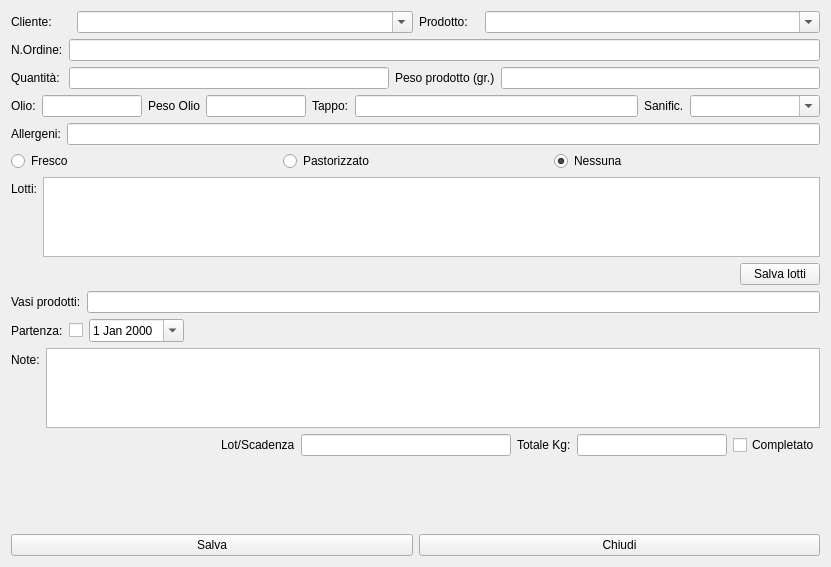
<?xml version="1.0" encoding="UTF-8"?>
<ui version="4.0">
 <class>HModifyRow</class>
 <widget class="QWidget" name="HModifyRow">
  <property name="windowModality">
   <enum>Qt::ApplicationModal</enum>
  </property>
  <property name="geometry">
   <rect>
    <x>0</x>
    <y>0</y>
    <width>831</width>
    <height>567</height>
   </rect>
  </property>
  <property name="windowTitle">
   <string>Modifica Riga lavorazione</string>
  </property>
  <property name="windowIcon">
   <iconset resource="icons.qrc">
    <normaloff>:/Resources/Pencil.PNG</normaloff>:/Resources/Pencil.PNG</iconset>
  </property>
  <layout class="QVBoxLayout" name="verticalLayout_3">
   <item>
    <layout class="QHBoxLayout" name="horizontalLayout_4">
     <item>
      <widget class="QLabel" name="label_2">
       <property name="maximumSize">
        <size>
         <width>60</width>
         <height>16777215</height>
        </size>
       </property>
       <property name="text">
        <string>Cliente:</string>
       </property>
      </widget>
     </item>
     <item>
      <widget class="QComboBox" name="cbCliente">
       <property name="editable">
        <bool>true</bool>
       </property>
       <property name="insertPolicy">
        <enum>QComboBox::NoInsert</enum>
       </property>
      </widget>
     </item>
     <item>
      <widget class="QLabel" name="label_3">
       <property name="maximumSize">
        <size>
         <width>60</width>
         <height>16777215</height>
        </size>
       </property>
       <property name="text">
        <string>Prodotto:</string>
       </property>
      </widget>
     </item>
     <item>
      <widget class="QComboBox" name="cbProdotto">
       <property name="editable">
        <bool>true</bool>
       </property>
       <property name="insertPolicy">
        <enum>QComboBox::NoInsert</enum>
       </property>
      </widget>
     </item>
    </layout>
   </item>
   <item>
    <layout class="QFormLayout" name="formLayout">
     <item row="0" column="0">
      <widget class="QLabel" name="label_9">
       <property name="text">
        <string>N.Ordine:</string>
       </property>
      </widget>
     </item>
     <item row="0" column="1">
      <widget class="QLineEdit" name="leNumOrd"/>
     </item>
    </layout>
   </item>
   <item>
    <layout class="QGridLayout" name="gridLayout_4">
     <item row="0" column="0">
      <widget class="QLabel" name="label">
       <property name="text">
        <string>Quantità: </string>
       </property>
      </widget>
     </item>
     <item row="0" column="5">
      <widget class="QLabel" name="label_4">
       <property name="text">
        <string>Peso prodotto (gr.)</string>
       </property>
      </widget>
     </item>
     <item row="0" column="4">
      <widget class="QLineEdit" name="leQuant"/>
     </item>
     <item row="0" column="6">
      <widget class="QLineEdit" name="leVaso"/>
     </item>
    </layout>
   </item>
   <item>
    <layout class="QGridLayout" name="gridLayout_3">
     <item row="0" column="3">
      <widget class="QLineEdit" name="leSpecificaOlio">
       <property name="maximumSize">
        <size>
         <width>100</width>
         <height>16777215</height>
        </size>
       </property>
      </widget>
     </item>
     <item row="0" column="6">
      <widget class="QLabel" name="label_8">
       <property name="maximumSize">
        <size>
         <width>80</width>
         <height>16777215</height>
        </size>
       </property>
       <property name="text">
        <string>Sanific.</string>
       </property>
      </widget>
     </item>
     <item row="0" column="2">
      <widget class="QLabel" name="label_12">
       <property name="text">
        <string>Peso Olio</string>
       </property>
      </widget>
     </item>
     <item row="0" column="1">
      <widget class="QLineEdit" name="leOlio">
       <property name="maximumSize">
        <size>
         <width>100</width>
         <height>16777215</height>
        </size>
       </property>
      </widget>
     </item>
     <item row="0" column="4">
      <widget class="QLabel" name="label_5">
       <property name="maximumSize">
        <size>
         <width>60</width>
         <height>16777215</height>
        </size>
       </property>
       <property name="text">
        <string>Tappo:</string>
       </property>
      </widget>
     </item>
     <item row="0" column="7">
      <widget class="QComboBox" name="cbSanty">
       <property name="sizePolicy">
        <sizepolicy hsizetype="Fixed" vsizetype="Fixed">
         <horstretch>0</horstretch>
         <verstretch>0</verstretch>
        </sizepolicy>
       </property>
       <property name="minimumSize">
        <size>
         <width>130</width>
         <height>0</height>
        </size>
       </property>
       <property name="editable">
        <bool>true</bool>
       </property>
       <property name="currentText">
        <string/>
       </property>
      </widget>
     </item>
     <item row="0" column="0">
      <widget class="QLabel" name="label_6">
       <property name="maximumSize">
        <size>
         <width>60</width>
         <height>16777215</height>
        </size>
       </property>
       <property name="text">
        <string>Olio:</string>
       </property>
      </widget>
     </item>
     <item row="0" column="5">
      <widget class="QLineEdit" name="leTappo"/>
     </item>
    </layout>
   </item>
   <item>
    <layout class="QFormLayout" name="formLayout_2">
     <item row="0" column="0">
      <widget class="QLabel" name="label_10">
       <property name="text">
        <string>Allergeni:</string>
       </property>
      </widget>
     </item>
     <item row="0" column="1">
      <widget class="QLineEdit" name="leAllergeni"/>
     </item>
    </layout>
   </item>
   <item>
    <layout class="QGridLayout" name="gridLayout_2">
     <item row="0" column="0">
      <widget class="QRadioButton" name="rbFresh">
       <property name="text">
        <string>Fresco</string>
       </property>
       <property name="checked">
        <bool>false</bool>
       </property>
      </widget>
     </item>
     <item row="0" column="1">
      <widget class="QRadioButton" name="rbPastorized">
       <property name="text">
        <string>Pastorizzato</string>
       </property>
      </widget>
     </item>
     <item row="0" column="2">
      <widget class="QRadioButton" name="rbNone">
       <property name="text">
        <string>Nessuna</string>
       </property>
       <property name="checked">
        <bool>true</bool>
       </property>
      </widget>
     </item>
    </layout>
   </item>
   <item>
    <layout class="QVBoxLayout" name="verticalLayout_2">
     <item>
      <layout class="QVBoxLayout" name="verticalLayout">
       <item>
        <layout class="QFormLayout" name="formLayout_4">
         <item row="0" column="0">
          <widget class="QLabel" name="label_14">
           <property name="text">
            <string>Lotti:</string>
           </property>
          </widget>
         </item>
         <item row="0" column="1">
          <widget class="QPlainTextEdit" name="ptLotti">
           <property name="maximumSize">
            <size>
             <width>16777215</width>
             <height>80</height>
            </size>
           </property>
          </widget>
         </item>
        </layout>
       </item>
       <item>
        <layout class="QHBoxLayout" name="horizontalLayout_2">
         <item>
          <spacer name="horizontalSpacer_2">
           <property name="orientation">
            <enum>Qt::Horizontal</enum>
           </property>
           <property name="sizeHint" stdset="0">
            <size>
             <width>40</width>
             <height>20</height>
            </size>
           </property>
          </spacer>
         </item>
         <item>
          <widget class="QPushButton" name="pbSaveLots">
           <property name="text">
            <string>Salva lotti</string>
           </property>
           <property name="icon">
            <iconset resource="icons.qrc">
             <normaloff>:/Resources/save-icon.png</normaloff>:/Resources/save-icon.png</iconset>
           </property>
          </widget>
         </item>
        </layout>
       </item>
      </layout>
     </item>
     <item>
      <layout class="QHBoxLayout" name="horizontalLayout_3">
       <item>
        <widget class="QLabel" name="label_15">
         <property name="text">
          <string>Vasi prodotti:</string>
         </property>
        </widget>
       </item>
       <item>
        <widget class="QLineEdit" name="leVasiProdotti"/>
       </item>
      </layout>
     </item>
    </layout>
   </item>
   <item>
    <layout class="QHBoxLayout" name="horizontalLayout_5">
     <item>
      <widget class="QLabel" name="label_16">
       <property name="text">
        <string>Partenza:</string>
       </property>
      </widget>
     </item>
     <item>
      <widget class="QCheckBox" name="cbPartenza">
       <property name="text">
        <string/>
       </property>
      </widget>
     </item>
     <item>
      <widget class="QDateEdit" name="dePartenza">
       <property name="specialValueText">
        <string/>
       </property>
       <property name="calendarPopup">
        <bool>true</bool>
       </property>
      </widget>
     </item>
     <item>
      <spacer name="horizontalSpacer_3">
       <property name="orientation">
        <enum>Qt::Horizontal</enum>
       </property>
       <property name="sizeHint" stdset="0">
        <size>
         <width>40</width>
         <height>20</height>
        </size>
       </property>
      </spacer>
     </item>
    </layout>
   </item>
   <item>
    <layout class="QFormLayout" name="formLayout_3">
     <item row="0" column="0">
      <widget class="QLabel" name="label_11">
       <property name="text">
        <string>Note:</string>
       </property>
      </widget>
     </item>
     <item row="0" column="1">
      <widget class="QPlainTextEdit" name="ptNote">
       <property name="maximumSize">
        <size>
         <width>16777215</width>
         <height>80</height>
        </size>
       </property>
      </widget>
     </item>
    </layout>
   </item>
   <item>
    <layout class="QGridLayout" name="gridLayout">
     <item row="0" column="0">
      <spacer name="horizontalSpacer">
       <property name="orientation">
        <enum>Qt::Horizontal</enum>
       </property>
       <property name="sizeHint" stdset="0">
        <size>
         <width>40</width>
         <height>20</height>
        </size>
       </property>
      </spacer>
     </item>
     <item row="0" column="1">
      <widget class="QLabel" name="label_13">
       <property name="text">
        <string>Lot/Scadenza</string>
       </property>
      </widget>
     </item>
     <item row="0" column="2">
      <widget class="QLineEdit" name="leLotScad"/>
     </item>
     <item row="0" column="3">
      <widget class="QLabel" name="label_7">
       <property name="text">
        <string>Totale Kg:</string>
       </property>
      </widget>
     </item>
     <item row="0" column="4">
      <widget class="QLineEdit" name="leTotal">
       <property name="maximumSize">
        <size>
         <width>150</width>
         <height>16777215</height>
        </size>
       </property>
       <property name="readOnly">
        <bool>false</bool>
       </property>
      </widget>
     </item>
     <item row="0" column="5">
      <widget class="QCheckBox" name="cbDone">
       <property name="text">
        <string>Completato</string>
       </property>
      </widget>
     </item>
    </layout>
   </item>
   <item>
    <spacer name="verticalSpacer">
     <property name="orientation">
      <enum>Qt::Vertical</enum>
     </property>
     <property name="sizeHint" stdset="0">
      <size>
       <width>20</width>
       <height>11</height>
      </size>
     </property>
    </spacer>
   </item>
   <item>
    <layout class="QHBoxLayout" name="horizontalLayout">
     <item>
      <widget class="QPushButton" name="pbSave">
       <property name="text">
        <string>Salva</string>
       </property>
       <property name="icon">
        <iconset resource="icons.qrc">
         <normaloff>:/Resources/save-icon.png</normaloff>:/Resources/save-icon.png</iconset>
       </property>
       <property name="iconSize">
        <size>
         <width>32</width>
         <height>32</height>
        </size>
       </property>
      </widget>
     </item>
     <item>
      <widget class="QPushButton" name="pbClose">
       <property name="text">
        <string>Chiudi</string>
       </property>
       <property name="icon">
        <iconset resource="icons.qrc">
         <normaloff>:/Resources/Actions-window-close-icon.png</normaloff>:/Resources/Actions-window-close-icon.png</iconset>
       </property>
       <property name="iconSize">
        <size>
         <width>32</width>
         <height>32</height>
        </size>
       </property>
      </widget>
     </item>
    </layout>
   </item>
  </layout>
 </widget>
 <tabstops>
  <tabstop>cbCliente</tabstop>
  <tabstop>cbProdotto</tabstop>
  <tabstop>leNumOrd</tabstop>
  <tabstop>leQuant</tabstop>
  <tabstop>leVaso</tabstop>
  <tabstop>leOlio</tabstop>
  <tabstop>leSpecificaOlio</tabstop>
  <tabstop>leTappo</tabstop>
  <tabstop>cbSanty</tabstop>
  <tabstop>leAllergeni</tabstop>
  <tabstop>rbFresh</tabstop>
  <tabstop>rbPastorized</tabstop>
  <tabstop>rbNone</tabstop>
  <tabstop>ptNote</tabstop>
  <tabstop>leTotal</tabstop>
  <tabstop>pbSave</tabstop>
  <tabstop>pbClose</tabstop>
 </tabstops>
 <resources>
  <include location="icons.qrc"/>
 </resources>
 <connections/>
</ui>
